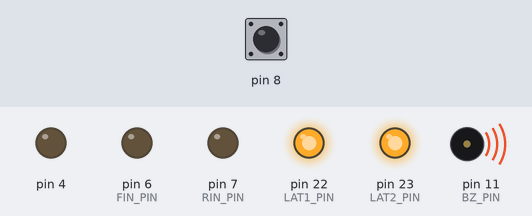
This sketch was run on a simulated Arduino Leonardo, built with avr-gcc and run on an emulated ATmega32U4. On the bench: output pins drawn as LEDs (lit = HIGH), buzzer (waves = sounding). The test bench sets the inputs (shaded band); at power-on: pin 8 LOW.

Above: at 0.3 s.
At 1.2 s:
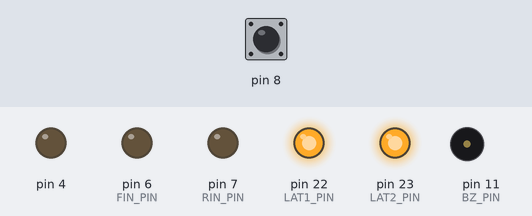
1.3 s: pin 8 pulsed HIGH 2 times (0.12 s each, 0.3 s apart)
At 1.72 s:
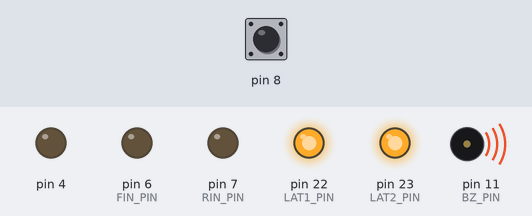
Timing chart, 0 to 4.3 s (numbered marks = the images above; inputs shaded):
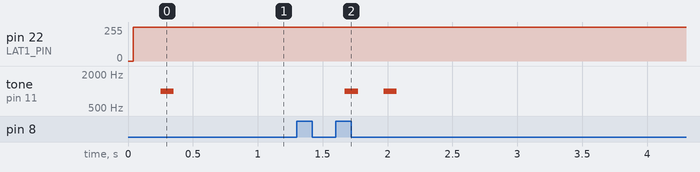

The sketch:

newHardConfigTest.ino
```cpp
///////////////////////////////////////////////////////////////////////////////
//
// hardTest --- 制御対象回路の動作テスト
//
// 7セグ（左桁）---デバイス番号（１～３）
//                タクトスイッチをダブルクリックするごとに１→２→３→１→２→…と変化
//                １：FullColor LED
//                ２：SteppingMotor
//                ３：DC Motor
// 7セグ（右桁）---動作番号（０～　）
//                タクトスイッチをクリックするごとに，各デバイスに応じて０→１→２→…とサイクリックに変化
//                数字に応じた動作
//
///////////////////////////////////////////////////////////////////////////////
#define USE_TIMER3_ISR
#include "mono_con.h"

boolean tsw = false;
boolean tswFlag = false;
boolean kFlag = false;

int kst;
int devNo = 1;
int value = 0;
int kCode;
int kTime;
int ex;
int toneTime = 0;

word tc, sTime;

///// 各デバイス動作を定義したデータ /////
int ledPara[] = { B000, B001, B010, B100, B011, B110, B101, B111 };  // FullColor LED 点灯データ
int smPara[] = { 10, 20, 40, -40, -20, -10 };                        // Stepping motor 回転データ（単位はms/step，+:CW, -:CCW）
int dmPara[] = { 0, 50, 100, 150, 0, -50, -100, -150 };              // DC motor 回転データ（1～255:1%～100%，0:停止，+:CW, -CCW）

///////////////////////////////////////////////////////////////////////////////
void setup(void) {
  config_init();
  serial_init();
  noTone(BZ_PIN);

  tsw = digitalRead(BOARD_SW_PIN);  // タイマ割込みでサンプリングン入力するので，必ず最初の値をsetup()内で読んでおく
  devNo = 1;
  value = 0;
  disp(num[devNo], num[value]);

  // Serial.begin(115200);
  // Serial.print("start");
}

///////////////////////////////////////////////////////////////////////////////
ISR(TIMER3_COMPA_vect) {
  ///// 入力デバイスのサンプリング入力 /////
  if (sTime > 5) {
    sTime = 0;
    tsw = digitalRead(BOARD_SW_PIN);
  }

  tc++;
  sTime++;

  ///// ダブルクリック判定処理用 /////
  if (kTime > 0) kTime--;

  ///// ブザー処理用 /////
  if (toneTime > 0) {
    toneTime--;
  } else {
    noTone(BZ_PIN);
  }
}

///////////////////////////////////////////////////////////////////////////////
int KeySense(void) {
  switch (kst) {
    case 0:
      if (tsw == LOW) {
        tswFlag = true;
        kTime = 500;
        kst = 1;
        return (-1);  // key in proccessing
      }
      return (0);  // no key in
      break;

    case 1:
      if (kTime > 0) {
        if (tsw == HIGH) {
          tswFlag = false;
        }
        if ((tsw == LOW) && (tswFlag == false)) {
          kst = 3;
          toneTime = 200;
          tone(BZ_PIN, 4000);
          return (2);  // double click!
        }
        return (-1);  // key in proccessing
      } else {
        kst = 3;
        toneTime = 200;
        tone(BZ_PIN, 1000);
        return (1);  // single click!
      }
      break;

    case 3:  // 入力確定後のタクトスイッチがoffを確認
      if (tsw == HIGH) {
        kst = 0;
      }
      return (0);
      break;
  }
}

///////////////////////////////////////////////////////////////////////////////
void DMstop(void) {
  digitalWrite(FIN_PIN, HIGH);
  digitalWrite(RIN_PIN, HIGH);
}

///////////////////////////////////////////////////////////////////////////////
void DMcw(int speed) {
  analogWrite(FIN_PIN, speed);
  digitalWrite(RIN_PIN, LOW);
}

///////////////////////////////////////////////////////////////////////////////
void DMccw(int speed) {
  digitalWrite(FIN_PIN, LOW);
  analogWrite(RIN_PIN, speed);
}

///////////////////////////////////////////////////////////////////////////////
// main
///////////////////////////////////////////////////////////////////////////////
void loop(void) {
  kCode = KeySense();

  if (kCode == 2) {
    devNo++;
    if (devNo > 3) devNo = 1;
    value = 0;
    disp(num[devNo], num[value]);
  }

  switch (devNo) {
    case 1:  // FullColor LED
      if ((kCode == 1) && (kFlag == false)) {
        kFlag = true;
        value++;
        if (value > sizeof(ledPara) / sizeof(ledPara[0]) - 1) value = 0;
        disp(num[devNo], num[value]);
        lm.color.GBR = ledPara[value];
        led_stepmotor(lm.b8);
      }
      break;

    case 2:  // stepping motor
      if ((kCode == 1) && (kFlag == false)) {
        kFlag = true;
        value++;
        if (value > sizeof(smPara) / sizeof(smPara[0]) - 1) value = 0;
        disp(num[devNo], num[value]);
      }
      if (smPara[value] > 0) {
        if (tc > smPara[value]) {
          tc = 0;
          lm.bit.SM = stepm_init(ex);
          led_stepmotor(lm.b8);
          ex++;
          if (ex > 3) ex = 0;
        }
      } else {
        if (tc > -smPara[value]) {
          tc = 0;
          lm.bit.SM = stepm_init(ex);
          led_stepmotor(lm.b8);
          ex--;
          if (ex < 0) ex = 3;
        }
      }
      break;

    case 3:  // dc motor
      if ((kCode == 1) && (kFlag == false)) {
        kFlag = true;
        value++;
        if (value > sizeof(dmPara) / sizeof(dmPara[0]) - 1) value = 0;
        disp(num[devNo], num[value]);
      }
      if (dmPara[value] == 0) {
        DMstop();
      } else if (dmPara[value] > 0) {
        DMcw(dmPara[value]);
      } else {
        DMccw(-dmPara[value]);
      }
      break;

    default:
      break;
  }

  if ((kCode == 0) && (kFlag == true)) kFlag = false;
}
```

mono_con.h
```cpp
//===================================================================================================================
//
//  高校生ものづくりコンテスト2025岡山県大会用 ArduinoShield
//
//    出力回路: 百エディケーション製
//    https://hyakuedu.wordpress.com/
//
//    CPU Board: Arduino MEGA 2560 R3
//                                     2025/2/20 OKAKO
//
//===================================================================================================================
#ifndef _MONO_CON_2025_H
#define _MONO_CON_2025_H

//--- OKAKO_Shield_LED
#define D1 42  // D1 LED
#define D2 44  // D2 LED
#define D3 46  // D3 LED
#define D4 48  // D4 LED

//--- Arduino  ATmega2560 Input
#define _USER_CON_1PIN A0
#define _USER_CON_2PIN A1
#define _USER_CON_3PIN 17
#define _USER_CON_4PIN 18
#define _USER_CON_5PIN 19

//--- OKAKO_Shield_CN2
#define BOARD_SW_PIN 26
#define BZ_PIN 11
#define FIN_PIN 6
#define RIN_PIN 7
#define LAT2_PIN 23
#define LAT1_PIN 22
#define SCK_PIN 24
#define SDI_PIN 25

//--- セグメントLED 0-9,blank
int num[11] = { 0x3f, 0x06, 0x5b, 0x4f, 0x66,  //0, 1, 2, 3, 4
                0x6d, 0x7d, 0x27, 0x7f, 0x6f,  //5, 6, 7, 8, 9
                0x00 };                        //blank

//--- レジスタ初期設定
void config_init(void) {
  pinMode(_USER_CON_1PIN, INPUT);
  pinMode(_USER_CON_2PIN, INPUT);
  pinMode(_USER_CON_3PIN, INPUT);
  pinMode(_USER_CON_4PIN, INPUT);
  pinMode(_USER_CON_5PIN, INPUT);

  pinMode(D1, OUTPUT);
  pinMode(D2, OUTPUT);
  pinMode(D3, OUTPUT);
  pinMode(D4, OUTPUT);

  pinMode(BOARD_SW_PIN, INPUT);
  pinMode(BZ_PIN, OUTPUT);
  pinMode(RIN_PIN, OUTPUT);
  pinMode(FIN_PIN, OUTPUT);
  pinMode(LAT1_PIN, OUTPUT);
  pinMode(LAT2_PIN, OUTPUT);
  pinMode(SCK_PIN, OUTPUT);
  pinMode(SDI_PIN, OUTPUT);

  ////////// DCモータ制御用PWM信号生成用のタイマ(Timer4)の周波数を31.37KHzに変更 //////////
  TCCR4B = (TCCR4B & 0b11111000) | 0x01;

#ifdef USE_TIMER3_ISR
  ////////// 1ms割り込み用のタイマ(Timer3)の初期化 //////////
  TCCR3A = 0;
  TCCR3B = 0x0b;
  OCR3A = 124;
  TIMSK3 = 2;
#endif
}

//--- 構造体宣言bitset
struct bitset {
  int SDI : 1;   // bit0 シリアルデータ
  int SCK : 1;   // bit1 シリアルクロック
  int LAT1 : 1;  // bit2 7seg LED 系ラッチ
  int LAT2 : 1;  // bit3 フルカラーLED,step モータ系ラッチ
  int DCM : 2;   // bit4,5 DC モータの動作モード
  int BZ : 1;    // bit6 圧電スピーカ
  int TSW : 1;   // bit7 タクトスイッチ入力
};
struct bitset RC;  // 構造体変数

//--- 共用体宣言lm (LED & step Motor)
union {
  struct
  {               //--- 構造体宣言，bit というグループ名
    int SM : 4;   // bit0 ～ bit3 ステッピングモータ励磁信号
    int R : 1;    // bit4 フルカラーLED，赤色
    int B : 1;    // bit5 フルカラーLED，青色
    int G : 1;    // bit6 フルカラーLED，緑色
    int res : 1;  // bit7 未使用
  } bit;          // bit アクセス名
  struct
  {
    int SM : 4;
    int GBR : 3;  // フルカラーLED, カラーコードを3bitで指定
    int res : 1;
  } color;  // GBRを3ビットアクセス名
  int b8;   // byte アクセス名
} lm;       // 共用体変数名

//--- U1,U2,U3初期化
void serial_init(void) {
  //U1
  digitalWrite(LAT1_PIN, LOW);
  shiftOut(SDI_PIN, SCK_PIN, MSBFIRST, 0x00);
  digitalWrite(LAT1_PIN, HIGH);

  //U2
  digitalWrite(LAT1_PIN, LOW);
  shiftOut(SDI_PIN, SCK_PIN, MSBFIRST, 0x00);
  digitalWrite(LAT1_PIN, HIGH);

  //u3
  digitalWrite(LAT2_PIN, LOW);
  shiftOut(SDI_PIN, SCK_PIN, MSBFIRST, 0x00);
  digitalWrite(LAT2_PIN, HIGH);
}

//--- 2桁7セグメントLEDの表示関数
int disp(char leftPat, char rightPat) {
  digitalWrite(LAT1_PIN, LOW);
  shiftOut(SDI_PIN, SCK_PIN, MSBFIRST, leftPat);
  digitalWrite(LAT1_PIN, HIGH);

  digitalWrite(LAT1_PIN, LOW);
  shiftOut(SDI_PIN, SCK_PIN, MSBFIRST, rightPat);
  digitalWrite(LAT1_PIN, HIGH);
}

//--- ステッピングモータの初期設定関数
int stepm_init(int n) {
  int spm[5] = { 0x9,     // A
                 0xc,     // B
                 0x6,     // nA
                 0x3,     // nB
                 0x00 };  // Stop

  return spm[n];
}

//--- フルカラーLEDとステッピングモータの動作制御関数
int led_stepmotor(char n) {
  digitalWrite(LAT2_PIN, LOW);
  shiftOut(SDI_PIN, SCK_PIN, MSBFIRST, n);
  digitalWrite(LAT2_PIN, HIGH);
}

#endif
```

Measured:
- after the input at 1.3 s, tone on pin 11 (BZ_PIN): alternates 1000 Hz for 0.10 s and silent for 0.20 s, 4 changes in all, then stays silent, starting after 0.37 s
